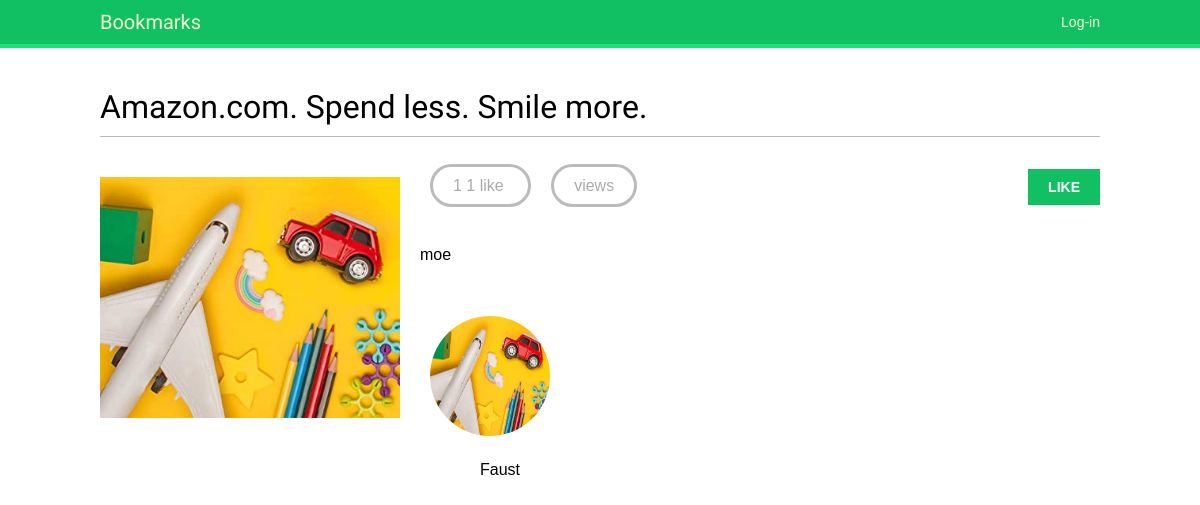
/images/detail/25/amazoncom-spend-less-smile-more/, run on the app's committed database.
### images/models.py (models this page shows, shortened)
class Image(models.Model):
    user = models.ForeignKey(settings.AUTH_USER_MODEL,
                             related_name='images_created',
                             on_delete=models.CASCADE)
    title = models.CharField(max_length=250)
    slug = models.SlugField(max_length=250)
    url = models.URLField(max_length=2000)
    image = models.ImageField(upload_to='images/%Y/%m/%d/')
    description = models.TextField(blank=True)
    created = models.DateField(auto_now_add=True)
    users_like = models.ManyToManyField(settings.AUTH_USER_MODEL,
                                        related_name='images_liked',
                                        blank=True)
    total_likes = models.PositiveIntegerField(default=0)
    class Meta:
        indexes = [
            models.Index(fields=['-created']),
            models.Index(fields=['-total_likes'])
        ]
        ordering = ['-created']

### images/views.py (the view)
def image_detail(request, id, slug):
    image = get_object_or_404(Image, id=id, slug=slug)
    total_views = r.incr(f'image:{image.id}:views')
    r.zincrby('image_ranking', 1, image.id)
    return render(request,
                  'images/image/detail.html',
                  {'section': 'images',
                   'image': image,
                   'total_views': total_views})

### images/templates/images/image/detail.html (shortened to what this page needs)
{% extends 'base.html' %}
{% block content %}
    <h1>{{ image.title }}</h1>
    <img src="{{ image.image.url }}" class="image-detail">
    {% with total_likes=image.users_like.count users_like=image.users_like.all %}
        <div class="image-info">
            <div>
                <span class="count">
                <span class="total">{{ total_likes }}</span>
                    {{ total_likes }} like{{ total_likes|pluralize }}
                </span>
                <span class="count">
                    {{ total_views }} view{{ total_views|pluralize }}
                </span>
                <a href="#" data-id="{{ image.id }}" data-action="{% if request.user in users_like %}un{% endif %}like" class="like button">
                    {% if request.user not in users_like %}
                        Like
                    {% else %}
                        Unlike
                    {% endif %}
                </a>
            </div>
            {{ image.description|linebreaks }}
        </div>
        <div class="image-likes">
            {% for user in image.users_like.all %}
                <div>
                    {% if user.profile.photo %}
                        {% load thumbnail %}
                        <a href="{{ image.image.url }}">
                            <img src="{% thumbnail image.image 300x0 %}" class="image-detail" >
                        </a>
                    {% endif %}
                    <p>{{ user.first_name }}</p>
                </div>
            {% empty %}
                Nobody likes this image yet/
            {% endfor %}
        </div>
    {% endwith %}
{% endblock content %}

### account/templates/base.html (shortened to what this page needs)
{% load static %}
<!DOCTYPE html>
<html>
<head>
    <link href="{% static 'css/base.css' %}" rel="stylesheet">
</head>
<body>
    <div id="header">
        <span class="logo">Bookmarks</span>
        <span class="user">
            {% if request.user.is_authenticated %}
                Hello {{ request.user.firstname|default:request.user.username }}
                <a href="{% url 'logout' %}">Logout</a>
            {% else %}
                <a href="{% url 'login' %}">Log-in</a>
            {% endif %}
        </span>
    </div>
    <div id="content">{% block content %} {% endblock %}</div>
</body>
</html>

### account/static/css/base.css (style rules this page uses)
body { margin:0; padding:0; font-family:helvetica, sans-serif; }
p { line-height: 1.8; }
a { color:#12c064; text-decoration:none; }
h1, h2, h3, h4, h5 , h6 { font-family: 'Muli', sans-serif; font-weight:normal; }
h1 { border-bottom:1px solid #bbb; padding:0 0 10px 0; margin:10px 0 20px 0; }
#header { padding:10px 100px; font-size:14px; background:#12c064; color:#fff; border-bottom:4px solid #1cdf78; overflow:auto; }
#header .logo { font-family: 'Muli', sans-serif; float:left; color:#f3f7cc; font-size:20px; margin-right:10%; }
#header a { color:#f3f7cc; }
#header .user { float:right; padding-top:4px; }
#content { padding:30px 100px; }
input[type=submit], a.button { font-weight:bold; background:#12c064; color:#fff; padding:10px 20px; font-size:14px; text-transform:uppercase; }
.image-preview, .image-detail { max-width:300px; float:left; margin:0 20px 20px 0; }
.image-detail { margin-top:20px; }
.image-info div { padding:20px 0; overflow:auto; }
.count { color:#aaa; border:3px solid #bbb; border-radius:26px; padding:10px 20px; margin:20px 10px 0; }
a.like, a.follow { float:right; margin-top:-8px; }
.image-likes div { float:left; width:auto; padding:10px; text-align:center; }
.image-likes img { width:120px; height:120px; border-radius:50%; }

### data on the page
Image: title "Amazon.com. Spend less. Smile more.", image (picture), description "moe"

### other printed values
{{ total_likes }} "1"
{{ user.first_name }} "Faust"
